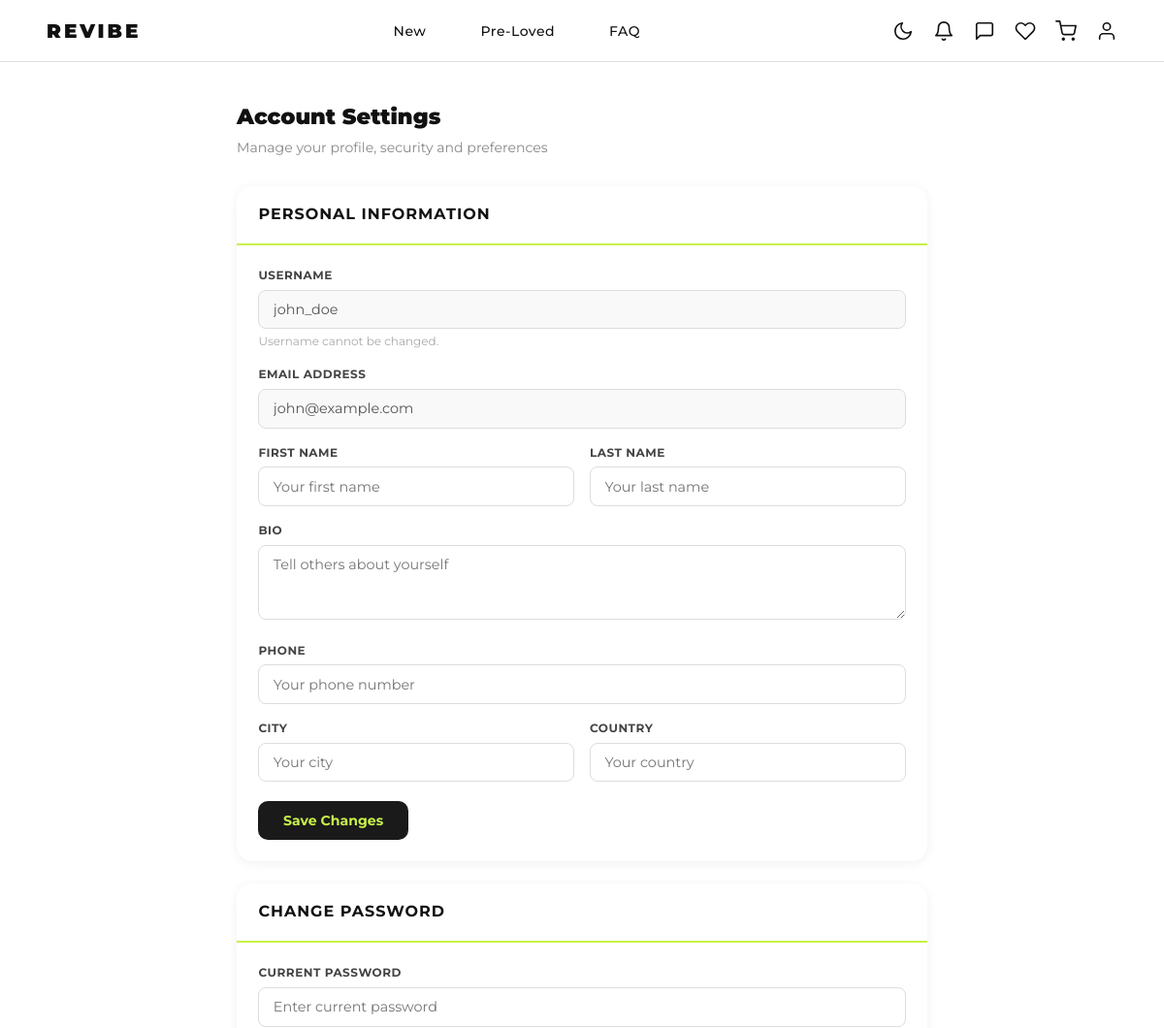
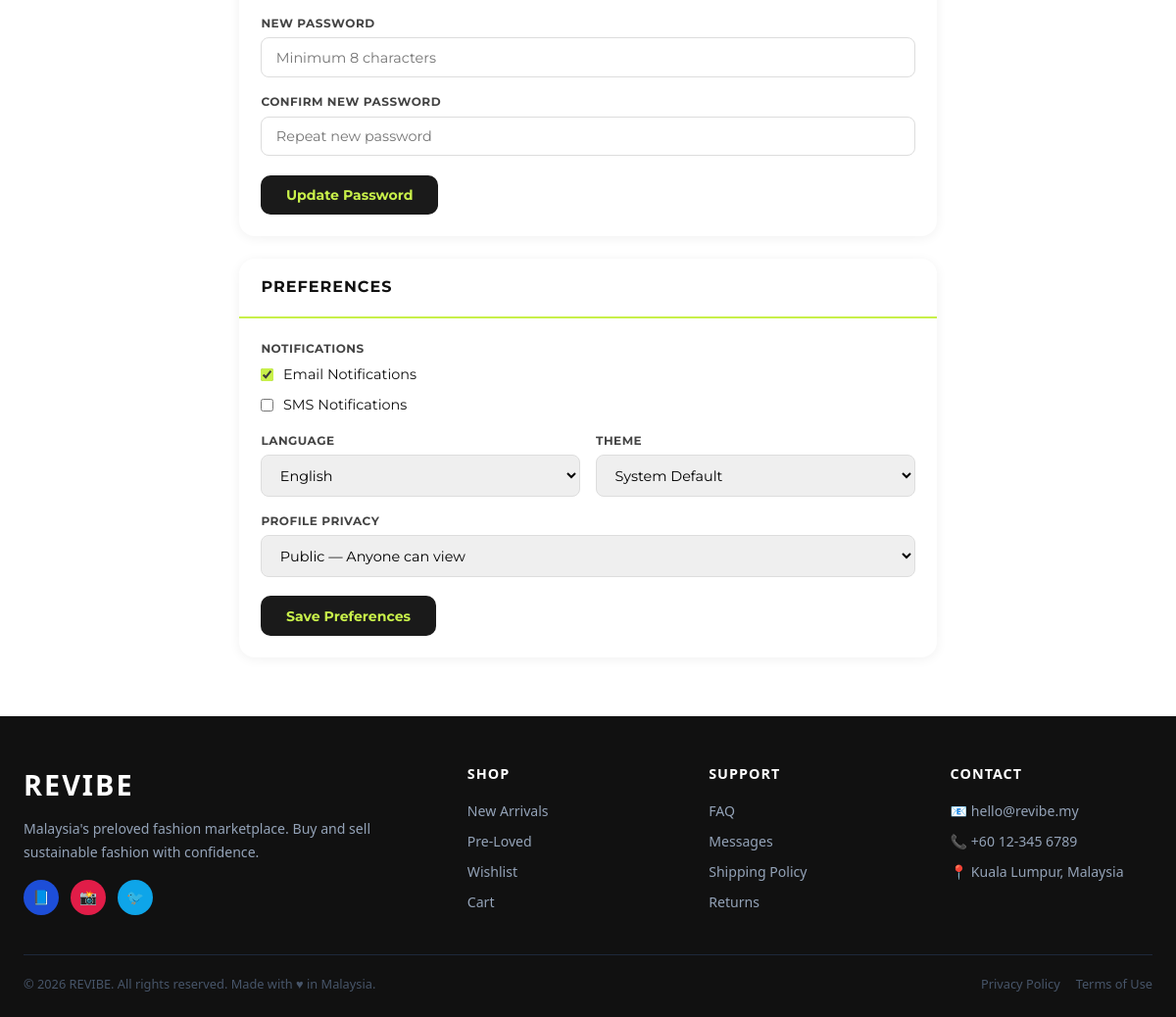
The app's page /account.php (signed in) with its own data (2 pictures, top to bottom).
### tables this page shows
CREATE TABLE `users` (
  `id` bigint(20) UNSIGNED NOT NULL,
  `username` varchar(50) NOT NULL,
  `email` varchar(150) NOT NULL,
  `password_hash` varchar(255) NOT NULL,
  `role` enum('user','admin') NOT NULL DEFAULT 'user',
  `is_active` tinyint(1) NOT NULL DEFAULT 1,
  `created_at` timestamp NOT NULL DEFAULT current_timestamp(),
  `updated_at` timestamp NOT NULL DEFAULT current_timestamp() ON UPDATE current_timestamp()
);

CREATE TABLE IF NOT EXISTS `user_settings` (
  `id` bigint(20) UNSIGNED NOT NULL AUTO_INCREMENT,
  `user_id` bigint(20) UNSIGNED NOT NULL,
  `email_notifications` tinyint(1) NOT NULL DEFAULT 1,
  `sms_notifications` tinyint(1) NOT NULL DEFAULT 0,
  `language` varchar(10) NOT NULL DEFAULT 'en',
  `timezone` varchar(60) NOT NULL DEFAULT 'Asia/Kuala_Lumpur',
  `theme` varchar(20) NOT NULL DEFAULT 'system',
  `privacy_level` enum('public','private') NOT NULL DEFAULT 'public',
  `created_at` timestamp NOT NULL DEFAULT current_timestamp(),
  `updated_at` timestamp NOT NULL DEFAULT current_timestamp() ON UPDATE current_timestamp(),
  PRIMARY KEY (`id`),
  UNIQUE KEY `user_settings_user_id_unique` (`user_id`),
  CONSTRAINT `user_settings_user_id_fk` FOREIGN KEY (`user_id`) REFERENCES `users` (`id`) ON DELETE CASCADE
);

### account.php (the view, shortened to what this page needs)
<?php
require_once 'includes/db.php';
$user_id = $_SESSION['user_id'];
function fetchUser($conn, $user_id) {
    $r = mysqli_query($conn,
        "SELECT u.username, u.email,
                p.first_name, p.last_name, p.bio, p.phone, p.avatar_url, p.city, p.country,
                s.email_notifications, s.sms_notifications,
                s.language, s.timezone, s.theme, s.privacy_level
         FROM users u
         LEFT JOIN user_profiles p ON u.id = p.user_id
         LEFT JOIN user_settings s ON u.id = s.user_id
         WHERE u.id = $user_id"
    );
    return mysqli_fetch_assoc($r);
}
$user = fetchUser($conn, $user_id);
require_once 'includes/header.php';
?>
<main style="max-width:760px;margin:40px auto;padding:0 1.5rem;">
    <div style="margin-bottom:1.8rem;">
        <h1 class="acc-heading" style="font-size:1.4rem;font-weight:900;margin:0 0 4px;">Account Settings</h1>
        <p class="acc-subheading" style="color:#888;font-size:.88rem;margin:0;">Manage your profile, security and preferences</p>
    </div>
    <?php
    $card = 'background:#fff;border-radius:16px;box-shadow:0 2px 12px rgba(0,0,0,.06);margin-bottom:1.4rem;overflow:hidden;';
    $hdr  = 'padding:1.1rem 1.4rem;border-bottom:2px solid #c8f04a;';
    $h2   = 'font-size:1rem;font-weight:700;text-transform:uppercase;letter-spacing:1px;margin:0;';
    $bod  = 'padding:1.4rem;';
    $fi   = 'width:100%;padding:.65rem .9rem;border:1.5px solid #ddd;border-radius:8px;font-size:.9rem;font-family:inherit;outline:none;box-sizing:border-box;';
    $fl   = 'display:block;font-size:.75rem;font-weight:700;text-transform:uppercase;letter-spacing:.5px;color:#444;margin-bottom:.35rem;';
    $fg   = 'margin-bottom:1rem;';
    $sbtn = 'padding:.7rem 1.6rem;background:#1a1a1a;color:#c8f04a;border:none;border-radius:10px;font-size:.88rem;font-weight:700;cursor:pointer;font-family:inherit;';
    ?>
    <div class="acc-card" style="<?= $card ?>">
        <div style="<?= $hdr ?>"><h2 style="<?= $h2 ?>">Personal Information</h2></div>
        <div style="<?= $bod ?>">
            <form method="POST">
                <div style="<?= $fg ?>">
                    <label class="acc-label" style="<?= $fl ?>">Username</label>
                    <input type="text" value="<?= htmlspecialchars($user['username']) ?>" disabled
                           class="acc-input" style="<?= $fi ?>background:#f9f9f9;cursor:not-allowed;">
                    <p class="acc-hint" style="font-size:.75rem;color:#aaa;margin:4px 0 0;">Username cannot be changed.</p>
                </div>
                <div style="<?= $fg ?>">
                    <label class="acc-label" style="<?= $fl ?>">Email Address</label>
                    <input type="email" value="<?= htmlspecialchars($user['email']) ?>" disabled
                           class="acc-input" style="<?= $fi ?>background:#f9f9f9;cursor:not-allowed;">
                </div>
                <div style="display:grid;grid-template-columns:1fr 1fr;gap:1rem;">
                    <div style="<?= $fg ?>">
                        <label class="acc-label" style="<?= $fl ?>">First Name</label>
                        <input type="text" name="first_name" value="<?= htmlspecialchars($user['first_name'] ?? '') ?>"
                               placeholder="Your first name" class="acc-input" style="<?= $fi ?>" onfocus="this.style.borderColor='#c8f04a'" onblur="this.style.borderColor=''">
                    </div>
                    <div style="<?= $fg ?>">
                        <label class="acc-label" style="<?= $fl ?>">Last Name</label>
                        <input type="text" name="last_name" value="<?= htmlspecialchars($user['last_name'] ?? '') ?>"
                               placeholder="Your last name" class="acc-input" style="<?= $fi ?>" onfocus="this.style.borderColor='#c8f04a'" onblur="this.style.borderColor=''">
                    </div>
                </div>
                <div style="<?= $fg ?>">
                    <label class="acc-label" style="<?= $fl ?>">Bio</label>
                    <textarea name="bio" rows="3" placeholder="Tell others about yourself"
                              class="acc-input" style="<?= $fi ?>resize:vertical;" onfocus="this.style.borderColor='#c8f04a'" onblur="this.style.borderColor=''"><?= htmlspecialchars($user['bio'] ?? '') ?></textarea>
                </div>
                <div style="<?= $fg ?>">
                    <label class="acc-label" style="<?= $fl ?>">Phone</label>
                    <input type="text" name="phone" value="<?= htmlspecialchars($user['phone'] ?? '') ?>"
                           placeholder="Your phone number" class="acc-input" style="<?= $fi ?>" onfocus="this.style.borderColor='#c8f04a'" onblur="this.style.borderColor=''">
                </div>
                <div style="display:grid;grid-template-columns:1fr 1fr;gap:1rem;margin-bottom:1.2rem;">
                    <div>
                        <label class="acc-label" style="<?= $fl ?>">City</label>
                        <input type="text" name="city" value="<?= htmlspecialchars($user['city'] ?? '') ?>"
                               placeholder="Your city" class="acc-input" style="<?= $fi ?>" onfocus="this.style.borderColor='#c8f04a'" onblur="this.style.borderColor=''">
                    </div>
                    <div>
                        <label class="acc-label" style="<?= $fl ?>">Country</label>
                        <input type="text" name="country" value="<?= htmlspecialchars($user['country'] ?? '') ?>"
                               placeholder="Your country" class="acc-input" style="<?= $fi ?>" onfocus="this.style.borderColor='#c8f04a'" onblur="this.style.borderColor=''">
                    </div>
                </div>
                <button type="submit" name="update_profile" style="<?= $sbtn ?>">Save Changes</button>
            </form>
        </div>
    </div>
    <div class="acc-card" style="<?= $card ?>">
        <div style="<?= $hdr ?>"><h2 style="<?= $h2 ?>">Change Password</h2></div>
        <div style="<?= $bod ?>">
            <form method="POST">
                <div style="<?= $fg ?>">
                    <label class="acc-label" style="<?= $fl ?>">Current Password</label>
                    <input type="password" name="current_password" placeholder="Enter current password"
                           class="acc-input" style="<?= $fi ?>" onfocus="this.style.borderColor='#c8f04a'" onblur="this.style.borderColor=''">
                </div>
                <div style="<?= $fg ?>">
                    <label class="acc-label" style="<?= $fl ?>">New Password</label>
                    <input type="password" name="new_password" placeholder="Minimum 8 characters"
                           class="acc-input" style="<?= $fi ?>" onfocus="this.style.borderColor='#c8f04a'" onblur="this.style.borderColor=''">
                </div>
                <div style="margin-bottom:1.2rem;">
                    <label class="acc-label" style="<?= $fl ?>">Confirm New Password</label>
                    <input type="password" name="confirm_password" placeholder="Repeat new password"
                           class="acc-input" style="<?= $fi ?>" onfocus="this.style.borderColor='#c8f04a'" onblur="this.style.borderColor=''">
                </div>
                <button type="submit" name="update_password" style="<?= $sbtn ?>">Update Password</button>
            </form>
        </div>
    </div>
    <div class="acc-card" style="<?= $card ?>">
        <div style="<?= $hdr ?>"><h2 style="<?= $h2 ?>">Preferences</h2></div>
        <div style="<?= $bod ?>">
            <form method="POST">
                <div style="<?= $fg ?>">
                    <label class="acc-label" style="<?= $fl ?>">Notifications</label>
                    <div style="display:flex;flex-direction:column;gap:.6rem;margin-top:.4rem;">
                        <label class="acc-check-label" style="display:flex;align-items:center;gap:.6rem;font-weight:400;font-size:.9rem;cursor:pointer;">
                            <input type="checkbox" name="email_notifications" value="1"
                                   <?= ($user['email_notifications'] ?? 0) ? 'checked' : '' ?> style="accent-color:#c8f04a;">
                            Email Notifications
                        </label>
                        <label class="acc-check-label" style="display:flex;align-items:center;gap:.6rem;font-weight:400;font-size:.9rem;cursor:pointer;">
                            <input type="checkbox" name="sms_notifications" value="1"
                                   <?= ($user['sms_notifications'] ?? 0) ? 'checked' : '' ?> style="accent-color:#c8f04a;">
                            SMS Notifications
                        </label>
                    </div>
                </div>
                <div style="display:grid;grid-template-columns:1fr 1fr;gap:1rem;<?= $fg ?>">
                    <div>
                        <label class="acc-label" style="<?= $fl ?>">Language</label>
                        <select name="language" class="acc-input" style="<?= $fi ?>">
                            <?php foreach (['en'=>'English','ms'=>'Bahasa Melayu','zh'=>'Chinese','ar'=>'Arabic'] as $v=>$l): ?>
                            <option value="<?= $v ?>" <?= ($user['language'] ?? 'en')===$v ? 'selected':'' ?>><?= $l ?></option>
                            <?php endforeach; ?>
                        </select>
                    </div>
                    <div>
                        <label class="acc-label" style="<?= $fl ?>">Theme</label>
                        <select name="theme" class="acc-input" style="<?= $fi ?>">
                            <?php foreach (['system'=>'System Default','light'=>'Light','dark'=>'Dark'] as $v=>$l): ?>
                            <option value="<?= $v ?>" <?= ($user['theme'] ?? 'system')===$v ? 'selected':'' ?>><?= $l ?></option>
                            <?php endforeach; ?>
                        </select>
                    </div>
                </div>
                <div style="margin-bottom:1.2rem;">
                    <label class="acc-label" style="<?= $fl ?>">Profile Privacy</label>
                    <select name="privacy_level" class="acc-input" style="<?= $fi ?>">
                        <option value="public"  <?= ($user['privacy_level'] ?? 'public')==='public'  ? 'selected':'' ?>>Public — Anyone can view</option>
                    </select>
                </div>
                <button type="submit" name="update_preferences" style="<?= $sbtn ?>">Save Preferences</button>
            </form>
        </div>
    </div>
</main>
<?php require_once 'includes/footer.php'; ?>

### css/style.css (style rules this page uses)
*, *::before, *::after { box-sizing: border-box; margin: 0; padding: 0; }
:root { --green: #4ade80; --purple: #c084fc; --black: #111111; --white: #ffffff; --gray-light: #f5f5f5; --gray-text: #555555; --border: #e0e0e0; --font-display: 'Bebas Neue', sans-serif; --font-body: 'Montserrat', sans-serif; }
html, body { font-family: var(--font-body); color: var(--black); background: var(--white); line-height: 1.5; }

### records on screen
users: username "john_doe", email "john@example.com"
user_settings: email_notifications "☑", language "English", theme "System Default", privacy_level "Public — Anyone can view"
